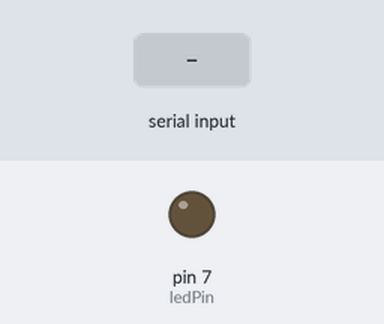
Simulated run of this sketch. Board: Arduino Uno, built with avr-gcc and run on an emulated ATmega328P. On the bench: output pins drawn as LEDs (lit = HIGH). Inputs (shaded band) come from the test bench.

Above: at 1.2 s.
1.3 s: "H" received over Serial
At 2.5 s:
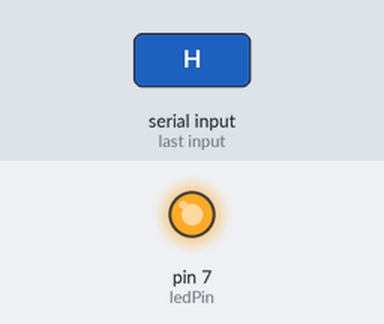
2.8 s: "L" received over Serial
At 3.7 s:
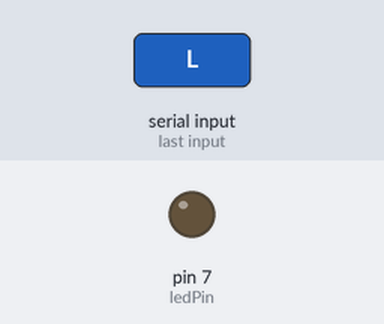
Timing chart, 0 to 5.8 s (numbered marks = the images above; inputs shaded):
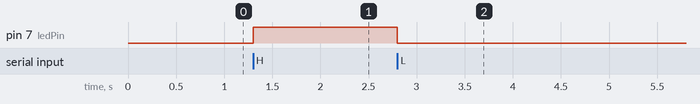

The sketch:

HighLow.ino
```cpp
int ledPin = 7;

void setup() {
  pinMode(ledPin, OUTPUT);
  Serial.begin(9600);
}

void loop() {
  if (Serial.available() > 0) {
    char receivedChar = Serial.read();
    if (receivedChar == 'H') {
      digitalWrite(ledPin, HIGH);
    }
    else if (receivedChar == 'L') {
      digitalWrite(ledPin, LOW);
    }
  }
}
```

Measured:
- after the input at 1.3 s, pin 7 (ledPin): LOW → HIGH at once
- after the input at 2.8 s, pin 7 (ledPin): HIGH → LOW at once
